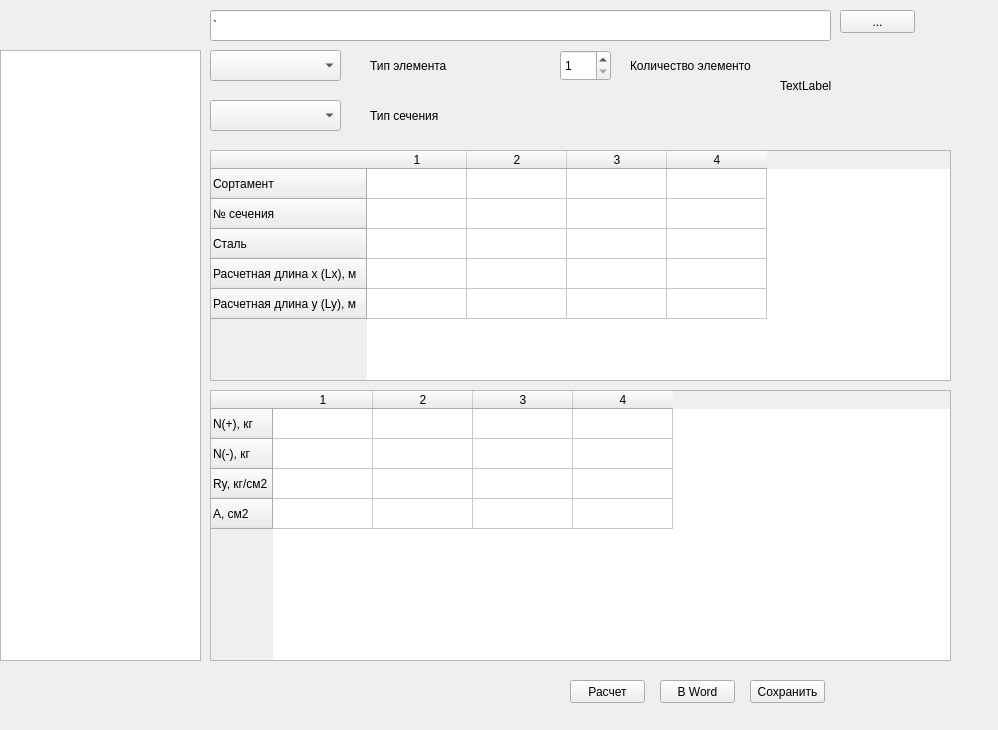
<?xml version="1.0" encoding="UTF-8"?>
<ui version="4.0">
 <class>Form</class>
 <widget class="QWidget" name="Form">
  <property name="geometry">
   <rect>
    <x>0</x>
    <y>0</y>
    <width>998</width>
    <height>730</height>
   </rect>
  </property>
  <property name="windowTitle">
   <string>Form</string>
  </property>
  <widget class="QComboBox" name="comboBox">
   <property name="geometry">
    <rect>
     <x>210</x>
     <y>50</y>
     <width>131</width>
     <height>31</height>
    </rect>
   </property>
  </widget>
  <widget class="QLabel" name="label">
   <property name="geometry">
    <rect>
     <x>370</x>
     <y>50</y>
     <width>81</width>
     <height>31</height>
    </rect>
   </property>
   <property name="text">
    <string>Тип элемента</string>
   </property>
  </widget>
  <widget class="QLabel" name="label_2">
   <property name="geometry">
    <rect>
     <x>630</x>
     <y>50</y>
     <width>121</width>
     <height>31</height>
    </rect>
   </property>
   <property name="text">
    <string>Количество элементов</string>
   </property>
  </widget>
  <widget class="QTableWidget" name="tableWidget">
   <property name="geometry">
    <rect>
     <x>210</x>
     <y>150</y>
     <width>741</width>
     <height>231</height>
    </rect>
   </property>
   <row>
    <property name="text">
     <string>Сортамент</string>
    </property>
   </row>
   <row>
    <property name="text">
     <string>№ сечения</string>
    </property>
   </row>
   <row>
    <property name="text">
     <string>Сталь</string>
    </property>
   </row>
   <row>
    <property name="text">
     <string>Расчетная длина x (Lx), м</string>
    </property>
   </row>
   <row>
    <property name="text">
     <string>Расчетная длина y (Ly), м</string>
    </property>
   </row>
   <column>
    <property name="text">
     <string>1</string>
    </property>
   </column>
   <column>
    <property name="text">
     <string>2</string>
    </property>
   </column>
   <column>
    <property name="text">
     <string>3</string>
    </property>
   </column>
   <column>
    <property name="text">
     <string>4</string>
    </property>
   </column>
   <item row="2" column="0">
    <property name="text">
     <string/>
    </property>
   </item>
  </widget>
  <widget class="QTableWidget" name="tableWidget_2">
   <property name="geometry">
    <rect>
     <x>210</x>
     <y>390</y>
     <width>741</width>
     <height>271</height>
    </rect>
   </property>
   <row>
    <property name="text">
     <string>N(+), кг</string>
    </property>
   </row>
   <row>
    <property name="text">
     <string>N(-), кг</string>
    </property>
   </row>
   <row>
    <property name="text">
     <string>Ry, кг/см2</string>
    </property>
   </row>
   <row>
    <property name="text">
     <string>A, см2</string>
    </property>
   </row>
   <column>
    <property name="text">
     <string>1</string>
    </property>
   </column>
   <column>
    <property name="text">
     <string>2</string>
    </property>
   </column>
   <column>
    <property name="text">
     <string>3</string>
    </property>
   </column>
   <column>
    <property name="text">
     <string>4</string>
    </property>
   </column>
  </widget>
  <widget class="QListWidget" name="listWidget">
   <property name="geometry">
    <rect>
     <x>0</x>
     <y>50</y>
     <width>201</width>
     <height>611</height>
    </rect>
   </property>
  </widget>
  <widget class="QPushButton" name="pushButton">
   <property name="geometry">
    <rect>
     <x>570</x>
     <y>680</y>
     <width>75</width>
     <height>23</height>
    </rect>
   </property>
   <property name="text">
    <string>Расчет</string>
   </property>
  </widget>
  <widget class="QPushButton" name="pushButton_2">
   <property name="geometry">
    <rect>
     <x>660</x>
     <y>680</y>
     <width>75</width>
     <height>23</height>
    </rect>
   </property>
   <property name="text">
    <string>В Word</string>
   </property>
  </widget>
  <widget class="QPushButton" name="pushButton_3">
   <property name="geometry">
    <rect>
     <x>750</x>
     <y>680</y>
     <width>75</width>
     <height>23</height>
    </rect>
   </property>
   <property name="text">
    <string>Сохранить</string>
   </property>
  </widget>
  <widget class="QLineEdit" name="lineEdit">
   <property name="geometry">
    <rect>
     <x>210</x>
     <y>10</y>
     <width>621</width>
     <height>31</height>
    </rect>
   </property>
   <property name="text">
    <string>`</string>
   </property>
   <property name="cursorPosition">
    <number>1</number>
   </property>
   <property name="dragEnabled">
    <bool>false</bool>
   </property>
   <property name="readOnly">
    <bool>true</bool>
   </property>
  </widget>
  <widget class="QPushButton" name="pushButton_4">
   <property name="geometry">
    <rect>
     <x>840</x>
     <y>10</y>
     <width>75</width>
     <height>23</height>
    </rect>
   </property>
   <property name="text">
    <string>...</string>
   </property>
  </widget>
  <widget class="QSpinBox" name="spinBox">
   <property name="geometry">
    <rect>
     <x>560</x>
     <y>50</y>
     <width>51</width>
     <height>31</height>
    </rect>
   </property>
   <property name="minimum">
    <number>1</number>
   </property>
   <property name="maximum">
    <number>8</number>
   </property>
  </widget>
  <widget class="QLabel" name="label_3">
   <property name="geometry">
    <rect>
     <x>780</x>
     <y>60</y>
     <width>151</width>
     <height>51</height>
    </rect>
   </property>
   <property name="text">
    <string>TextLabel</string>
   </property>
  </widget>
  <widget class="QComboBox" name="comboBox_2">
   <property name="geometry">
    <rect>
     <x>210</x>
     <y>100</y>
     <width>131</width>
     <height>31</height>
    </rect>
   </property>
  </widget>
  <widget class="QLabel" name="label_4">
   <property name="geometry">
    <rect>
     <x>370</x>
     <y>100</y>
     <width>81</width>
     <height>31</height>
    </rect>
   </property>
   <property name="text">
    <string>Тип сечения</string>
   </property>
  </widget>
 </widget>
 <resources/>
 <connections/>
</ui>
